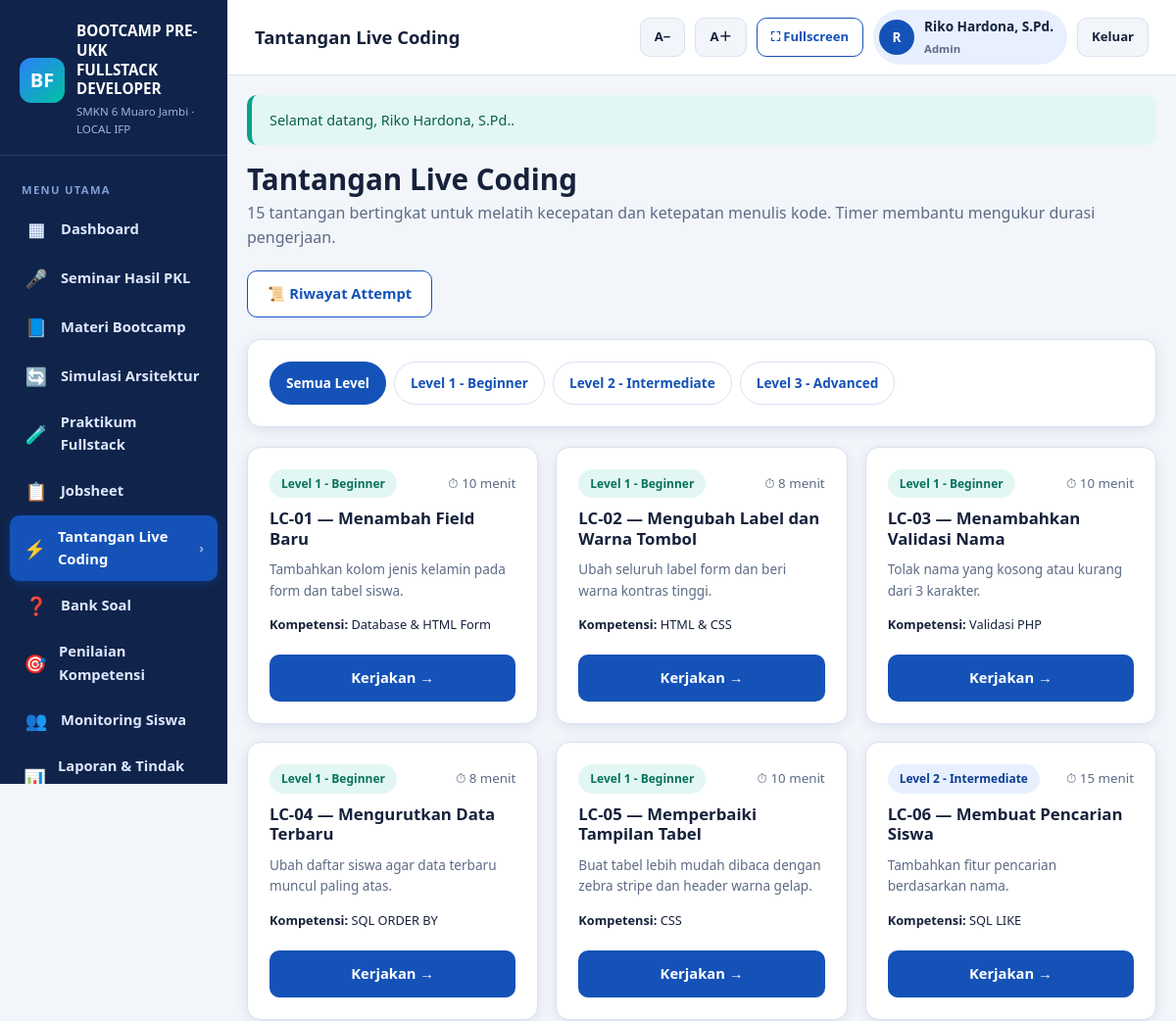
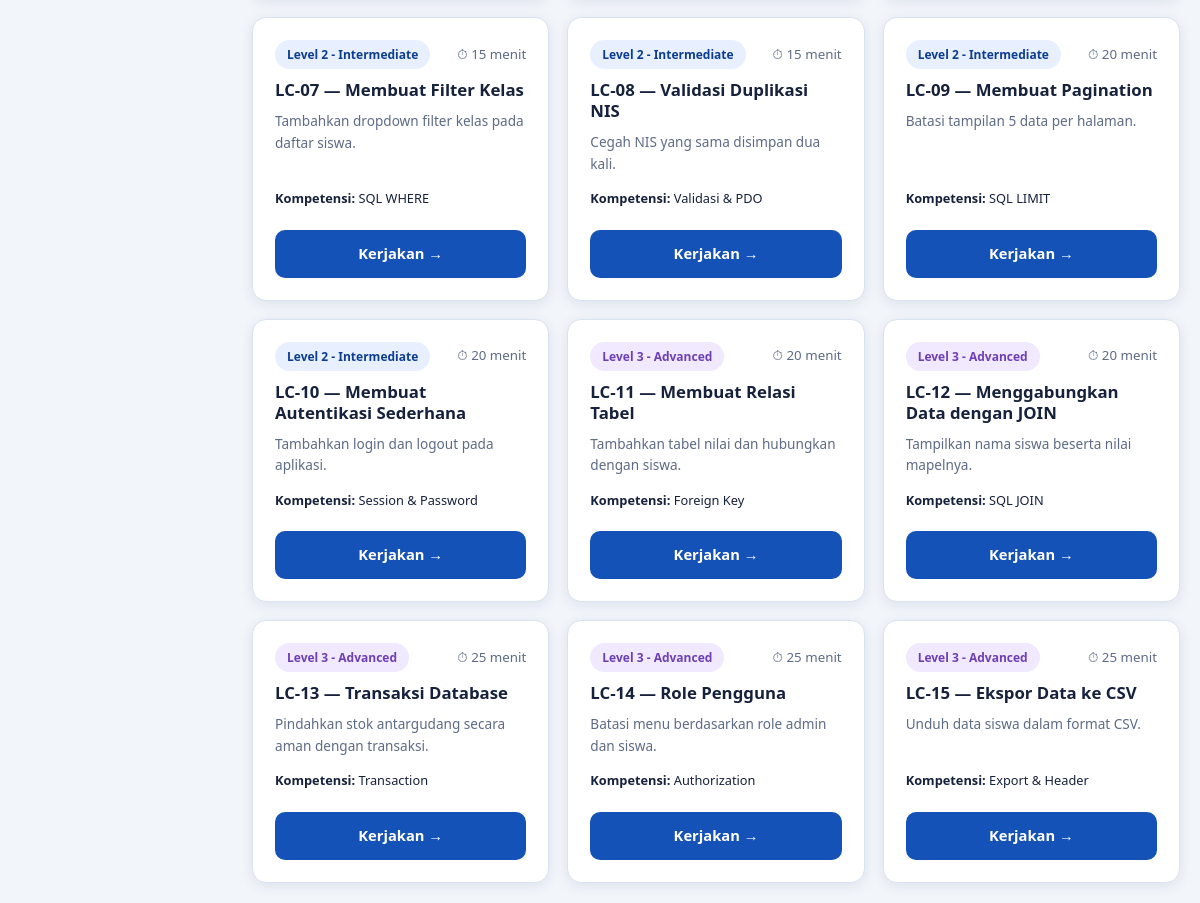
/modules/challenges/index.php (signed in), run on the app's committed database (2 pictures, top to bottom).
### tables this page shows
CREATE TABLE users (
  id          INT UNSIGNED AUTO_INCREMENT PRIMARY KEY,
  username    VARCHAR(50) NOT NULL UNIQUE,
  password    VARCHAR(255) NOT NULL,
  full_name   VARCHAR(120) NOT NULL,
  role        ENUM('admin','guru','siswa') NOT NULL DEFAULT 'guru',
  student_id  INT UNSIGNED DEFAULT NULL,
  is_active   TINYINT(1) NOT NULL DEFAULT 1,
  last_login  DATETIME DEFAULT NULL,
  created_at  TIMESTAMP NOT NULL DEFAULT CURRENT_TIMESTAMP,
  updated_at  TIMESTAMP NOT NULL DEFAULT CURRENT_TIMESTAMP ON UPDATE CURRENT_TIMESTAMP,
  KEY idx_users_role (role),
  CONSTRAINT fk_users_student FOREIGN KEY (student_id) REFERENCES students(id) ON DELETE SET NULL
);

CREATE TABLE coding_challenges (
  id              INT UNSIGNED AUTO_INCREMENT PRIMARY KEY,
  code            VARCHAR(30) NOT NULL UNIQUE,
  title           VARCHAR(200) NOT NULL,
  description     TEXT NOT NULL,
  level           ENUM('beginner','intermediate','advanced') NOT NULL,
  competency      VARCHAR(150) NOT NULL,
  duration_min    INT NOT NULL DEFAULT 15,
  instructions    TEXT NOT NULL,
  success_criteria TEXT NOT NULL,
  rubric          TEXT DEFAULT NULL,
  starter_code    TEXT DEFAULT NULL,
  created_at      TIMESTAMP NOT NULL DEFAULT CURRENT_TIMESTAMP,
  KEY idx_cc_level (level)
);

### config/database.php (called while the page is built, shortened)
<?php
function db()
{
    static $pdo = null;
    if ($pdo instanceof PDO) {
        return $pdo;
    }
    $dsn = 'mysql:host=' . DB_HOST . ';dbname=' . DB_NAME . ';charset=' . DB_CHARSET;
    try {
        $pdo = new PDO($dsn, DB_USER, DB_PASS, [
            PDO::ATTR_ERRMODE            => PDO::ERRMODE_EXCEPTION,
            PDO::ATTR_DEFAULT_FETCH_MODE => PDO::FETCH_ASSOC,
            PDO::ATTR_EMULATE_PREPARES   => false,
        ]);
    } catch (PDOException $e) {
        http_response_code(500);
        echo '<!doctype html><html lang="id"><meta charset="utf-8">';
        echo '<title>Koneksi Database Gagal</title>';
        echo '<body style="font-family:Arial,sans-serif;padding:40px;line-height:1.7">';
        echo '<h1>Koneksi database gagal</h1>';
        echo '<p>Periksa kembali:</p><ul>';
        echo '<li>Laragon (Apache &amp; MySQL) sudah berjalan.</li>';
        echo '<li>Database <strong>' . htmlspecialchars(DB_NAME) . '</strong> sudah dibuat.</li>';
        echo '<li>File <code>database/database.sql</code> sudah di-import.</li>';
        echo '<li>Pengaturan DB di <code>config/config.php</code> sesuai.</li>';
        echo '</ul><p>Detail teknis: <code>' . htmlspecialchars($e->getMessage()) . '</code></p>';
        echo '</body></html>';
        exit;
    }
    return $pdo;
}
function db_all(string $sql, array $params = []): array
{
    $stmt = db()->prepare($sql);
    $stmt->execute($params);
    return $stmt->fetchAll();
}
function db_one(string $sql, array $params = []): ?array
{
    $stmt = db()->prepare($sql);
    $stmt->execute($params);
    $row = $stmt->fetch();
    return $row === false ? null : $row;
}

### auth/auth.php (called while the page is built, shortened)
<?php
require_once __DIR__ . '/../config/database.php';
function current_user(): ?array
{
    static $cache = null;
    if ($cache !== null) {
        return $cache;
    }
    $cache = db_one(
        'SELECT u.id, u.username, u.full_name, u.role, u.student_id, u.is_active,
                s.name AS student_name, s.class_name
         FROM users u
         LEFT JOIN students s ON s.id = u.student_id
         WHERE u.id = ? AND u.is_active = 1',
        [(int) $_SESSION['user_id']]
    );
    return $cache;
}
function is_logged_in(): bool
{
    return current_user() !== null;
}
function require_login(): void
{
    if (!is_logged_in()) {
        flash('warning', 'Silakan login terlebih dahulu.');
        redirect('login.php');
    }
}
function role_label(string $role): string
{
    return [
        'admin' => 'Admin',
        'guru'  => 'Guru',
        'siswa' => 'Siswa',
    ][$role] ?? $role;
}

### modules/challenges/index.php (the view, shortened to what this page needs)
<?php
require_once dirname(__DIR__, 2) . '/config/database.php';
require_once dirname(__DIR__, 2) . '/auth/auth.php';
require_login();
$page_title = 'Tantangan Live Coding';
$levelFilter = query('level', '');
$where = $levelFilter !== '' ? 'WHERE level = ?' : '';
$params = $levelFilter !== '' ? [$levelFilter] : [];
$challenges = db_all("SELECT * FROM coding_challenges $where
    ORDER BY FIELD(level, 'beginner','intermediate','advanced'), id", $params);
?>
<?php include dirname(__DIR__, 2) . '/includes/header.php'; ?>
<div class="page-head">
    <div>
        <h1>Tantangan Live Coding</h1>
        <p>15 tantangan bertingkat untuk melatih kecepatan dan ketepatan menulis kode. Timer membantu mengukur durasi pengerjaan.</p>
    </div>
    <div class="btn-group">
        <a href="<?= url('modules/challenges/history.php') ?>" class="btn btn-outline">📜 Riwayat Attempt</a>
    </div>
</div>
<div class="card">
    <div class="pill-nav">
        <a class="pill <?= $levelFilter === '' ? 'active' : '' ?>" href="<?= url('modules/challenges/index.php') ?>">Semua Level</a>
        <?php foreach (CHALLENGE_LEVELS as $key => $label): ?>
            <a class="pill <?= $levelFilter === $key ? 'active' : '' ?>" href="<?= url('modules/challenges/index.php?level=' . $key) ?>"><?= e($label) ?></a>
        <?php endforeach; ?>
    </div>
</div>
<div class="grid grid-auto">
    <?php foreach ($challenges as $c): ?>
        <div class="card" style="margin:0;display:flex;flex-direction:column">
            <div class="card-head" style="margin-bottom:10px">
                <span class="badge badge-<?= ['beginner'=>'green','intermediate'=>'blue','advanced'=>'purple'][$c['level']] ?>"><?= e(CHALLENGE_LEVELS[$c['level']]) ?></span>
                <small class="muted">⏱ <?= (int) $c['duration_min'] ?> menit</small>
            </div>
            <h3 style="font-size:1.05rem"><?= e($c['code']) ?> — <?= e($c['title']) ?></h3>
            <p class="muted" style="font-size:.85rem;flex:1"><?= e(str_limit($c['description'], 130)) ?></p>
            <p style="font-size:.8rem"><strong>Kompetensi:</strong> <?= e($c['competency']) ?></p>
            <a class="btn btn-primary btn-block" style="margin-top:8px" href="<?= url('modules/challenges/detail.php?id=' . (int) $c['id']) ?>">Kerjakan →</a>
        </div>
    <?php endforeach; ?>
</div>
<?php include dirname(__DIR__, 2) . '/includes/footer.php'; ?>

### includes/header.php (shortened to what this page needs)
<?php
$user = current_user();
$currentPath = str_replace('\\', '/', $_SERVER['SCRIPT_NAME'] ?? '');
$activeKey = '';
$map = [
    'dashboard'    => ['index.php'],
    'seminar'      => ['/modules/seminar/'],
    'materi'       => ['/modules/materi/'],
    'praktikum'    => ['/modules/praktikum/', '/modules/code/'],
    'jobsheet'     => ['/modules/jobsheet/'],
    'challenges'   => ['/modules/challenges/'],
    'questions'    => ['/modules/questions/'],
    'assessment'   => ['/modules/assessment/'],
    'students'     => ['/modules/students/'],
    'reports'      => ['/modules/reports/'],
    'settings'     => ['/modules/settings/'],
    'simulasi'     => ['/modules/simulasi/'],
];
foreach ($map as $key => $patterns) {
    foreach ($patterns as $pattern) {
        if ($key === 'dashboard') {
            $base = rtrim(BASE_PATH, '/');
            if (rtrim($currentPath, '/') === $base . '/index.php' || rtrim($currentPath, '/') === $base) {
                $activeKey = 'dashboard';
            }
        } elseif (strpos($currentPath, $pattern) !== false) {
            $activeKey = $key;
        }
    }
}
$menu = [
    ['dashboard',  '▦', 'Dashboard',            'index.php'],
    ['seminar',    '🎤', 'Seminar Hasil PKL',   'modules/seminar/index.php'],
    ['materi',     '📘', 'Materi Bootcamp',     'modules/materi/index.php'],
    ['simulasi',   '🔄', 'Simulasi Arsitektur', 'modules/simulasi/index.php'],
    ['praktikum',  '🧪', 'Praktikum Fullstack', 'modules/praktikum/index.php'],
    ['jobsheet',   '📋', 'Jobsheet',            'modules/jobsheet/index.php'],
    ['challenges', '⚡', 'Tantangan Live Coding','modules/challenges/index.php'],
    ['questions',  '❓', 'Bank Soal',           'modules/questions/index.php'],
    ['assessment', '🎯', 'Penilaian Kompetensi','modules/assessment/index.php'],
    ['students',   '👥', 'Monitoring Siswa',    'modules/students/index.php'],
    ['reports',    '📊', 'Laporan & Tindak Lanjut','modules/reports/index.php'],
    ['settings',   '⚙️', 'Pengaturan',          'modules/settings/index.php'],
];
?>
<!doctype html>
<html lang="id">
<head>
    <link rel="stylesheet" href="<?= asset('css/app.css') ?>">
</head>
<body>
<div class="app-shell">
    <aside class="sidebar">
        <div class="sidebar-brand">
            <div class="logo">
                <div class="logo-mark">BF</div>
                <div>
                    <strong>BOOTCAMP PRE-UKK<br>FULLSTACK DEVELOPER</strong>
                    <small><?= e(SCHOOL_NAME) ?> · LOCAL IFP</small>
                </div>
            </div>
        </div>
        <nav class="sidebar-nav">
            <div class="nav-label">Menu Utama</div>
            <?php foreach ($menu as $item): ?>
                <?php
                [$key, $icon, $label, $link] = $item;
                ?>
                <a class="nav-item <?= $activeKey === $key ? 'active' : '' ?>"
                   href="<?= url($link) ?>">
                    <span class="ico"><?= $icon ?></span>
                    <span><?= e($label) ?></span>
                    <?php if ($activeKey === $key): ?><span class="chev">›</span><?php endif; ?>
                </a>
            <?php endforeach; ?>
        </nav>
    </aside>
    <div class="main-area">
        <header class="topbar">
            <h1><?= e($page_title) ?></h1>
            <div class="topbar-actions">
                <button type="button" class="btn btn-light btn-sm no-print" onclick="changeFontSize(-1)" title="Perkecil teks">A−</button>
                <button type="button" class="btn btn-light btn-sm no-print" onclick="changeFontSize(1)" title="Perbesar teks">A＋</button>
                <button type="button" class="btn btn-outline btn-sm no-print" onclick="toggleFullscreen()" title="Layar penuh">⛶ Fullscreen</button>
                <?php if ($user): ?>
                    <div class="user-chip">
                        <span class="avatar"><?= e(mb_substr($user['full_name'], 0, 1)) ?></span>
                        <span>
                            <?= e($user['full_name']) ?><br>
                            <small><?= e(role_label($user['role'])) ?></small>
                        </span>
                    </div>
                    <a class="btn btn-light btn-sm no-print" href="<?= url('logout.php') ?>">Keluar</a>
                <?php endif; ?>
            </div>
        </header>
        <main class="content">

### data on the page
users: full_name "R", full_name "Riko Hardona, S.Pd.", role "Admin"
coding_challenges: level "Level 1 - Beginner", duration_min "10", code "LC-01", title "Menambah Field Baru", description "Tambahkan kolom jenis kelamin pada form dan tabel siswa.", competency "Database & HTML Form"
coding_challenges: level "Level 1 - Beginner", duration_min "8", code "LC-02", title "Mengubah Label dan Warna Tombol", description "Ubah seluruh label form dan beri warna kontras tinggi.", competency "HTML & CSS"
coding_challenges: level "Level 1 - Beginner", duration_min "10", code "LC-03", title "Menambahkan Validasi Nama", description "Tolak nama yang kosong atau kurang dari 3 karakter.", competency "Validasi PHP"
coding_challenges: level "Level 1 - Beginner", duration_min "8", code "LC-04", title "Mengurutkan Data Terbaru", description "Ubah daftar siswa agar data terbaru muncul paling atas.", competency "SQL ORDER BY"
coding_challenges: level "Level 1 - Beginner", duration_min "10", code "LC-05", title "Memperbaiki Tampilan Tabel", description "Buat tabel lebih mudah dibaca dengan zebra stripe dan header warna gelap.", competency "CSS"
coding_challenges: level "Level 2 - Intermediate", duration_min "15", code "LC-06", title "Membuat Pencarian Siswa", description "Tambahkan fitur pencarian berdasarkan nama.", competency "SQL LIKE"
coding_challenges: level "Level 2 - Intermediate", duration_min "15", code "LC-07", title "Membuat Filter Kelas", description "Tambahkan dropdown filter kelas pada daftar siswa.", competency "SQL WHERE"
coding_challenges: level "Level 2 - Intermediate", duration_min "15", code "LC-08", title "Validasi Duplikasi NIS", description "Cegah NIS yang sama disimpan dua kali.", competency "Validasi & PDO"
coding_challenges: level "Level 2 - Intermediate", duration_min "20", code "LC-09", title "Membuat Pagination", description "Batasi tampilan 5 data per halaman.", competency "SQL LIMIT"
coding_challenges: level "Level 2 - Intermediate", duration_min "20", code "LC-10", title "Membuat Autentikasi Sederhana", description "Tambahkan login dan logout pada aplikasi.", competency "Session & Password"
coding_challenges: level "Level 3 - Advanced", duration_min "20", code "LC-11", title "Membuat Relasi Tabel", description "Tambahkan tabel nilai dan hubungkan dengan siswa.", competency "Foreign Key"
coding_challenges: level "Level 3 - Advanced", duration_min "20", code "LC-12", title "Menggabungkan Data dengan JOIN", description "Tampilkan nama siswa beserta nilai mapelnya.", competency "SQL JOIN"
coding_challenges: level "Level 3 - Advanced", duration_min "25", code "LC-13", title "Transaksi Database", description "Pindahkan stok antargudang secara aman dengan transaksi.", competency "Transaction"
coding_challenges: level "Level 3 - Advanced", duration_min "25", code "LC-14", title "Role Pengguna", description "Batasi menu berdasarkan role admin dan siswa.", competency "Authorization"
coding_challenges: level "Level 3 - Advanced", duration_min "25", code "LC-15", title "Ekspor Data ke CSV", description "Unduh data siswa dalam format CSV.", competency "Export & Header"

### other printed values
SCHOOL_NAME "SMKN 6 Muaro Jambi"
$icon "▦"
$label "Dashboard"
$icon "🎤"
$label "Seminar Hasil PKL"
$icon "📘"
$label "Materi Bootcamp"
$icon "🔄"
$label "Simulasi Arsitektur"
$icon "🧪"
$label "Praktikum Fullstack"
$icon "📋"
$label "Jobsheet"
$icon "⚡"
$label "Tantangan Live Coding"
